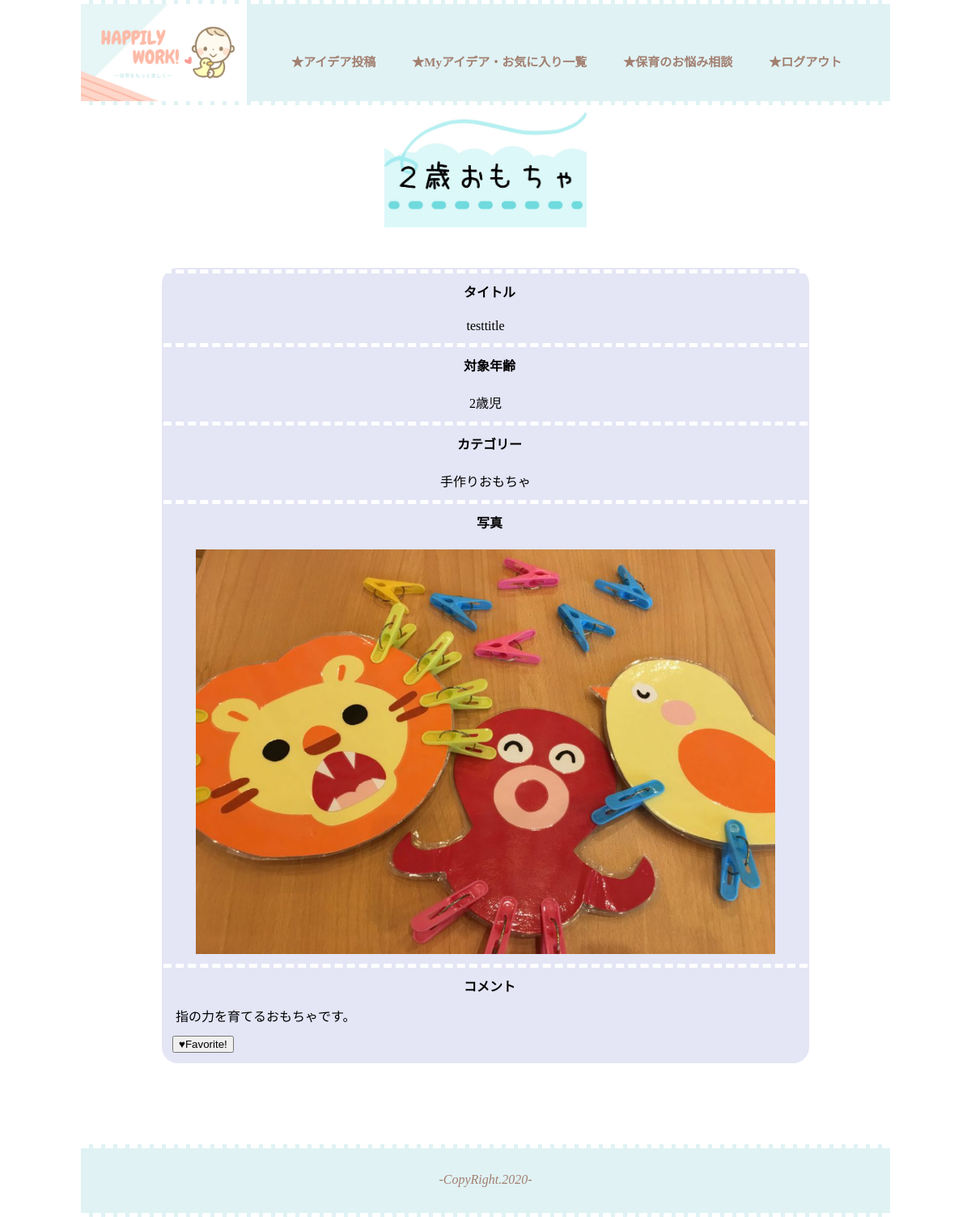
Page /two_o.php (signed in) on the committed database.
### tables this page shows
CREATE TABLE `ideas` (
  `id` int(11) NOT NULL,
  `user_id` int(11) NOT NULL,
  `title` varchar(64) NOT NULL,
  `age_id` int(11) NOT NULL,
  `category_id` int(11) NOT NULL,
  `image` varchar(255) NOT NULL,
  `comment` varchar(255) NOT NULL
);

### php.Original/config/config.php (called while the page is built)
<?php
 $host = 'localhost';
 $dbname = 'original_php';
 $user = 'a.kayama';
 $pass = 'jmag5624';

### php.Original/model/DB.php (called while the page is built, shortened)
<?php
 class DB {
   private $host;
   private $dbname;
   private $user;
   private $pass;
   function __construct($host, $dbname, $user, $pass) {
     $this->host = $host;
     $this->dbname = $dbname;
     $this->user = $user;
     $this->pass = $pass;
   }
   public function connectDB() {
     $this->connect = new PDO('mysql:host='.$this->host.';dbname='.$this->dbname.';charset=utf8', $this->user, $this->pass);
   }
 }

### php.Original/model/User.php (called while the page is built, shortened)
<?php
 require_once("DB.php");
class User extends DB {
 public function favoriteAdd($user,$idea){
   $sql = 'SELECT * FROM favorites WHERE user_id=? AND idea_id=?';
   $stmt = $this->connect->prepare($sql);
   $param = array($user,$idea);
   $stmt->execute($param);
   $res = $stmt->fetch();
   return $res;
 }
 public function two_o() {
    $sql = 'SELECT * FROM ideas WHERE category_id="1" AND age_id="2" ';
    $stmt = $this->connect->prepare($sql);
    $stmt->execute();
    $result = $stmt->fetchAll();
    return $result;
 }
}

### two_o.php (the view, shortened to what this page needs)
<?php
require_once("php.Original/config/config.php");
require_once("php.Original/model/User.php");
try{
  $user = new User($host, $dbname, $user, $pass);
  $user->connectDB();
  $result = $user->two_o();
  foreach ($result as $row) {
    $post_id = $row['id'];
  }
  $check = $user->favoriteAdd($_SESSION['User']['id'],$post_id);
  } catch(PDOException $e) {
    echo "エラー:".$e->getMessage()."<br>";
  }
?>
<!DOCTYPE html>
<html lang="ja">
  <head>
    <link rel="stylesheet" type="text/css" href="php.Original/css/agecategory.css">
    <link rel="stylesheet" type="text/css" href="php.Original/css/base.css">
  </head>
  <body>
    <div id="wrapper">
    <img id="tro_logo" src="php.Original/image/2-omo-logo.jpg" alt="２歳児おもちゃロゴ">
    <div class="idea-box">
    <?php foreach ($result as $row): ?>
      <table id="idea-2">
       <tr><th>タイトル</th></tr>
       <tr><td class="ct"><?php echo $row['title'] ?></td></tr>
       <tr><th>対象年齢</th></tr>
       <tr><td class="ct"><?php  if($row['age_id'] =="2") { echo "2歳児" ;}?></td></tr>
       <tr><th>カテゴリー</th></tr>
       <tr><td class="ct"><?php  if($row['category_id'] =="1") { echo "手作りおもちゃ" ;}?></td></tr>
       <tr><th>写真</th></tr>
       <tr><td class="ct"><img id ="photo" src="php.Original/css/img/<?php echo $row['image']; ?>" ></td></tr>
       <tr><th>コメント</th></tr>
       <tr><td class="left-c"><?php echo $row['comment'] ?></td></tr>
       <tr><td>
         <button type="button" id ="<?php echo $row['id'] ?>" name="favorite" class="favorite_btn">
         <?php if(!$check): ?>
           ♥Favorite!
         <?php else: ?>
           ♡Cancel
         <?php endif; ?>
       </button>
       </tr></td>
     </table>
    <?php endforeach; ?>
   </div>
  </div>
  </body>
</html>

### php.Original/css/agecategory.css (style rules this page uses)
#tro_logo { width: 250px; display: block; margin: 0 auto 50px auto; }
#photo { width: 90%; height: 500px; margin: 0 auto; display: block; }
.ct { text-align: center; padding: 10px 0 10px 0; }
#idea-2 { background-color: rgb(228, 229, 245); border-radius: 20px; width: 80%; margin: 0 0 20px 0; }
#idea-2 th { border-top: 5px dashed white; padding: 10px 0 10px 10px; }
.idea-box { width: 1000px; display: flex; justify-content: space-around; flex-wrap: wrap; }
.left-c { text-align: left; padding-left: 15px; padding-bottom: 10px; white-space: pre-wrap; }

### php.Original/css/base.css (style rules this page uses)
body { margin: 0; padding: 0; display: block; }
#wrapper { width: 1000px; margin: 0 auto; }
#logo2 { width: 205px; height: 120px; }
a { text-decoration: none; color: rgb(162, 127, 112); }
li { list-style-type: none; }
#g-navi { display: flex; border-bottom: 5px dashed white; border-top: 5px dashed white; height: 120px; background-color: rgb(224, 242, 244); width: 1000px; margin: 0 auto; }
#g-navi li { margin-left: 45px; font-size: 15px; font-weight: bold; }
#g-navi ul { padding: 0; }
.navigation { display: flex; margin-top: 60px; margin-left: 10px; }
footer { height: 80px; background-color: rgb(224, 242, 244); border-top: 5px dashed white; border-bottom: 5px dashed white; width: 1000px; margin: 80px auto 0 auto; }
address { text-align: center; padding-top: 30px; color: rgb(162, 127, 112); }
.favorite_btn { margin: 0 0 10px 10px; }

### rows in the picture
ideas: title "testtitle", shows "2歳児", shows "手作りおもちゃ", image (picture), comment "指の力を育てるおもちゃです。"
